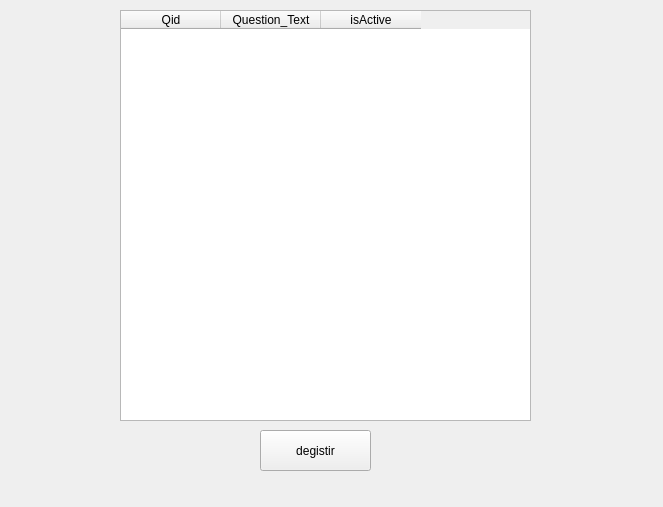
<?xml version="1.0" encoding="UTF-8"?>
<ui version="4.0">
 <class>admin</class>
 <widget class="QWidget" name="admin">
  <property name="geometry">
   <rect>
    <x>0</x>
    <y>0</y>
    <width>663</width>
    <height>507</height>
   </rect>
  </property>
  <property name="windowTitle">
   <string>admin</string>
  </property>
  <widget class="QTableWidget" name="tableWidget">
   <property name="geometry">
    <rect>
     <x>120</x>
     <y>10</y>
     <width>411</width>
     <height>411</height>
    </rect>
   </property>
   <property name="lineWidth">
    <number>0</number>
   </property>
   <property name="iconSize">
    <size>
     <width>0</width>
     <height>0</height>
    </size>
   </property>
   <property name="rowCount">
    <number>0</number>
   </property>
   <property name="columnCount">
    <number>3</number>
   </property>
   <attribute name="horizontalHeaderMinimumSectionSize">
    <number>49</number>
   </attribute>
   <attribute name="horizontalHeaderShowSortIndicator" stdset="0">
    <bool>false</bool>
   </attribute>
   <attribute name="horizontalHeaderStretchLastSection">
    <bool>false</bool>
   </attribute>
   <attribute name="verticalHeaderCascadingSectionResizes">
    <bool>false</bool>
   </attribute>
   <column>
    <property name="text">
     <string>Qid</string>
    </property>
   </column>
   <column>
    <property name="text">
     <string>Question_Text</string>
    </property>
   </column>
   <column>
    <property name="text">
     <string>isActive</string>
    </property>
   </column>
  </widget>
  <widget class="QPushButton" name="pushButton">
   <property name="geometry">
    <rect>
     <x>260</x>
     <y>430</y>
     <width>111</width>
     <height>41</height>
    </rect>
   </property>
   <property name="text">
    <string>degistir</string>
   </property>
  </widget>
 </widget>
 <resources/>
 <connections/>
</ui>
